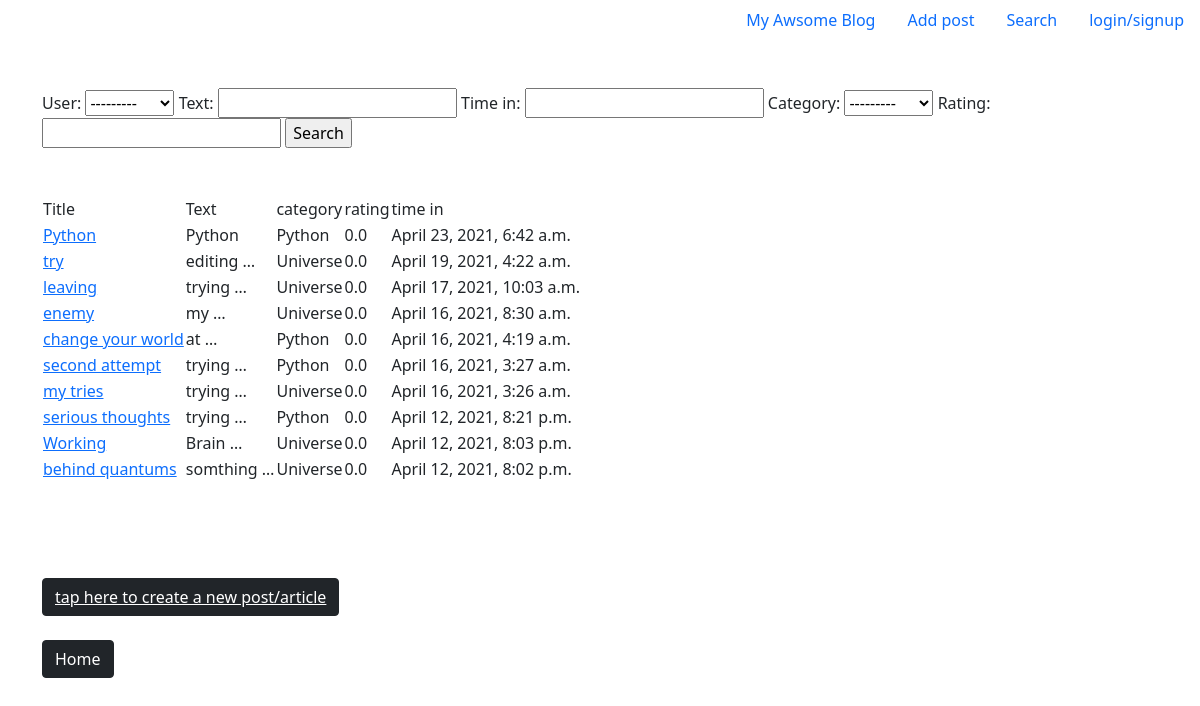
The page /Posts/search/ on the database its author committed.
### News/models.py (models this page shows, shortened)
class Author(models.Model):
    author = models.OneToOneField(User, on_delete=models.CASCADE)
    def __str__(self):
        return f'{self.author}'

class Category(models.Model):
    category = models.CharField(max_length=255, unique=True, default='select category')
    subscribers = models.ManyToManyField(User, related_name='subscriber')
    def __str__(self):
        return self.category

class Post(models.Model):
    news = 'news'
    article = 'article'
    Posts = [(news, 'news'), (article, 'article'), ('select', 'select')]
    author = models.ForeignKey(Author, on_delete=models.CASCADE,
                               verbose_name='User', blank=True,
                               null=True)
    choosing = models.BooleanField(default=False)
    time_in = models.DateTimeField(auto_now_add=True)
    category = models.ForeignKey(Category, on_delete=models.CASCADE)
    title = models.CharField(max_length=255, unique=True)
    text = models.TextField(max_length=255)
    rating = models.FloatField(default=0.0)

### News/views.py (the view, shortened to what this page needs)
# urls.py: path('search/', Search_List.as_view(), name='search'),
class Search_List(ListView):
    model = Post
    template_name = 'News/search.html'
    context_object_name = 'search'
    form_class = PostForm
    ordering = ['-time_in']
    paginate_by = 10
    def get_context_data(self, **kwargs):
        context = super().get_context_data(**kwargs)
        context['filter'] = SearchFilter(self.request.GET,
                                         queryset=self.get_queryset())
        context['form'] = PostForm()
        return context

### News/forms.py
class PostForm(ModelForm):
    check_box = BooleanField(label="Don't forget to check")
    class Meta:
        model = Post
        fields = [
            'author',
            'title',
            'text',
            'category',
            'rating',
            'check_box',
        ]
    def __init__(self, *args, **kwargs):
        super(PostForm, self).__init__(*args, **kwargs)

### templates/News/search.html (shortened to what this page needs)
{% extends 'flatpages/default.html' %}
{% block content %}
<br/>
<form method="GET">
    {{ filter.form }}
    <input type="submit" value="Search">
</form>
<br/>
<br/>
<table>
            <tr>
                <td>
                    Title
                </td>
                <td>
                    Text
                </td>
                <td>
                    category
                </td>
                <td>
                    rating
                </td>
                <td>
                    time in
                </td>
            </tr>
    {% for Posts in filter.qs %}
            <tr>
                <td>
                    <a href="{% url 'post_details' Posts.id %}">{{ Posts.title }}</a>
                </td>
               <td>
                    {{ Posts.text|truncatewords:1 }}
                </td>
                <td>
                    {{ Posts.category }}
                </td>
                <td>
                    {{ Posts.rating }}
                </td>
                <td>
                    {{ Posts.time_in }}
                </td>
            </tr>
        {% endfor %}
</table>
<br/>
<br/>
<br/><br/>
<a href="{% url 'post_create' %}", class="btn btn-dark"><u>tap here to create a new post/article</u></a>
<br/><br/>
<a href="http://127.0.0.1:8000/Posts/", class="btn btn-dark">Home</a>
{% endblock content %}

### rows shown on the page
Author: author "---------"
Category: category "---------"
Post: title "Python", text "Python", category "Python", rating "0.0", time_in "April 23, 2021, 6:42 a.m."
Post: title "try", text "editing …", category "Universe", rating "0.0", time_in "April 19, 2021, 4:22 a.m."
Post: title "leaving", text "trying …", category "Universe", rating "0.0", time_in "April 17, 2021, 10:03 a.m."
Post: title "enemy", text "my …", category "Universe", rating "0.0", time_in "April 16, 2021, 8:30 a.m."
Post: title "change your world", text "at …", category "Python", rating "0.0", time_in "April 16, 2021, 4:19 a.m."
Post: title "second attempt", text "trying …", category "Python", rating "0.0", time_in "April 16, 2021, 3:27 a.m."
Post: title "my tries", text "trying …", category "Universe", rating "0.0", time_in "April 16, 2021, 3:26 a.m."
Post: title "serious thoughts", text "trying …", category "Python", rating "0.0", time_in "April 12, 2021, 8:21 p.m."
Post: title "Working", text "Brain …", category "Universe", rating "0.0", time_in "April 12, 2021, 8:03 p.m."
Post: title "behind quantums", text "somthing …", category "Universe", rating "0.0", time_in "April 12, 2021, 8:02 p.m."
